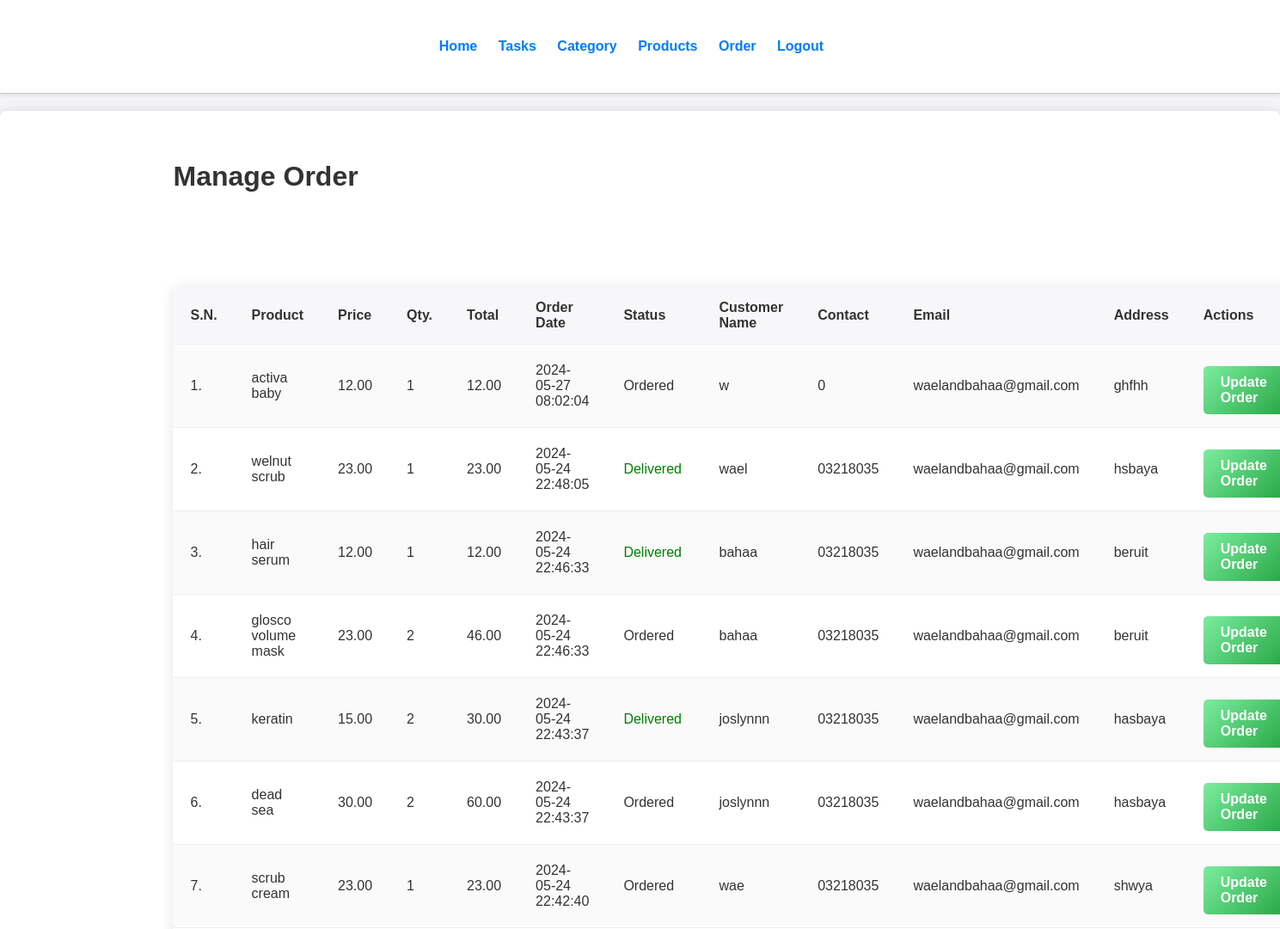
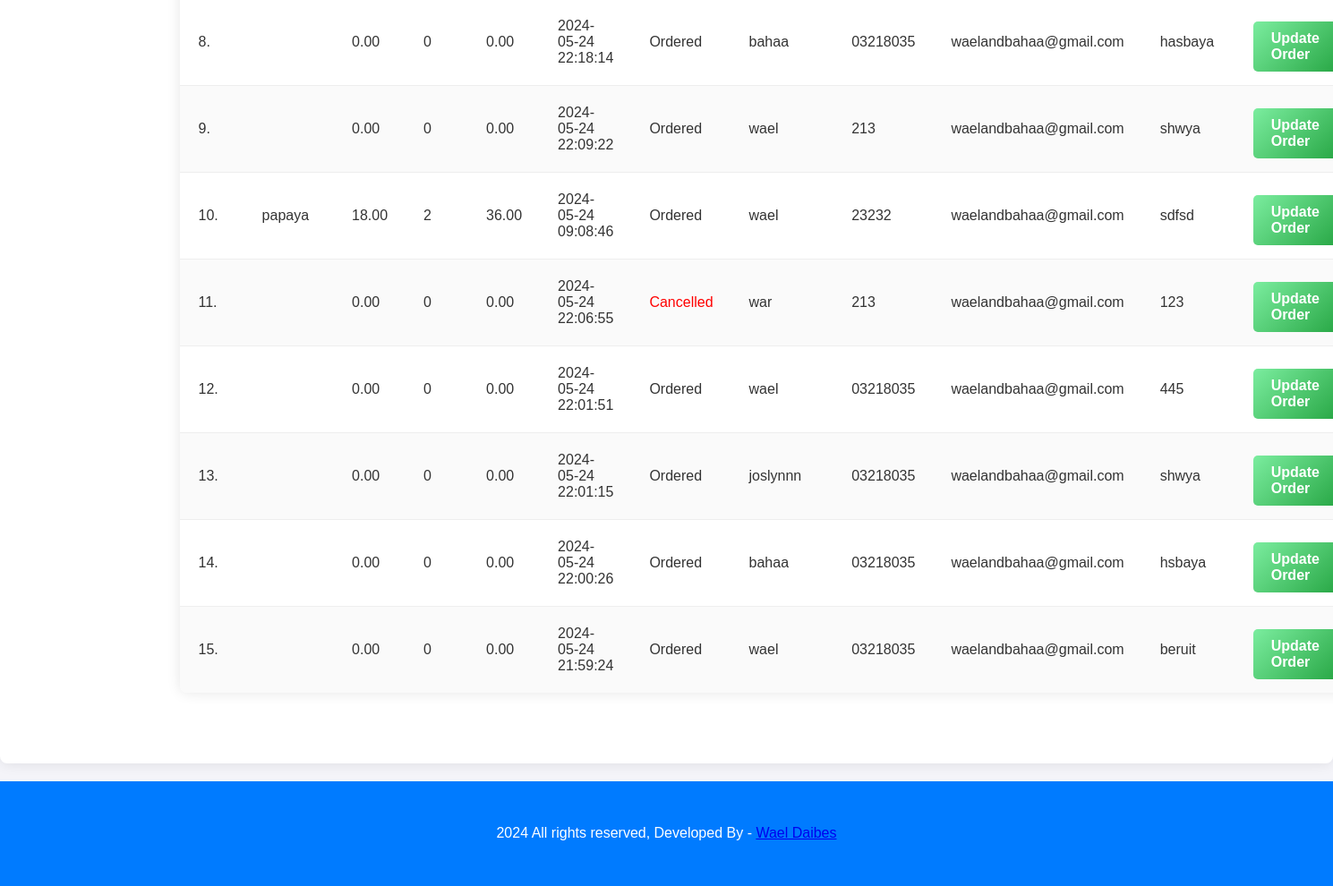
Page /employee/manage-order.php (signed in) on the committed database (2 pictures, top to bottom).
### tables this page shows
CREATE TABLE `tbl_order` (
  `id` int(10) UNSIGNED NOT NULL,
  `product` varchar(150) NOT NULL,
  `price` decimal(10,2) NOT NULL,
  `qty` int(11) NOT NULL,
  `total` decimal(10,2) NOT NULL,
  `order_date` datetime NOT NULL,
  `status` varchar(50) NOT NULL,
  `customer_name` varchar(150) NOT NULL,
  `customer_contact` varchar(20) NOT NULL,
  `customer_email` varchar(150) NOT NULL,
  `customer_address` varchar(255) NOT NULL
);

### employee/manage-order.php (the view, shortened to what this page needs)
<?php include('partials/menu.php'); ?>
<div class="main-content">
    <div class="wrapper">
        <h1>Manage Order</h1>
                <br /><br /><br />
                <br><br>
                <table class="tbl-full">
                    <tr>
                        <th>S.N.</th>
                        <th>Product</th>
                        <th>Price</th>
                        <th>Qty.</th>
                        <th>Total</th>
                        <th>Order Date</th>
                        <th>Status</th>
                        <th>Customer Name</th>
                        <th>Contact</th>
                        <th>Email</th>
                        <th>Address</th>
                        <th>Actions</th>
                    </tr>
                    <?php
                        $sql = "SELECT * FROM tbl_order ORDER BY id DESC";
                        $res = mysqli_query($conn, $sql);
                        $count = mysqli_num_rows($res);
                        $sn = 1;
                        if($count>0)
                        {
                            while($row=mysqli_fetch_assoc($res))
                            {
                                $id = $row['id'];
                                $product = $row['product'];
                                $price = $row['price'];
                                $qty = $row['qty'];
                                $total = $row['total'];
                                $order_date = $row['order_date'];
                                $status = $row['status'];
                                $customer_name = $row['customer_name'];
                                $customer_contact = $row['customer_contact'];
                                $customer_email = $row['customer_email'];
                                $customer_address = $row['customer_address'];
                                ?>
                                    <tr>
                                        <td><?php echo $sn++; ?>. </td>
                                        <td><?php echo $product; ?></td>
                                        <td><?php echo $price; ?></td>
                                        <td><?php echo $qty; ?></td>
                                        <td><?php echo $total; ?></td>
                                        <td><?php echo $order_date; ?></td>
                                        <td>
                                            <?php
                                                if($status=="Ordered")
                                                {
                                                    echo "<label>$status</label>";
                                                }
                                                elseif($status=="On Delivery")
                                                {
                                                    echo "<label style='color: orange;'>$status</label>";
                                                }
                                                elseif($status=="Delivered")
                                                {
                                                    echo "<label style='color: green;'>$status</label>";
                                                }
                                                elseif($status=="Cancelled")
                                                {
                                                    echo "<label style='color: red;'>$status</label>";
                                                }
                                            ?>
                                        </td>
                                        <td><?php echo $customer_name; ?></td>
                                        <td><?php echo $customer_contact; ?></td>
                                        <td><?php echo $customer_email; ?></td>
                                        <td><?php echo $customer_address; ?></td>
                                        <td>
                                            <a href="<?php echo SITEURL; ?>admin/update-order.php?id=<?php echo $id; ?>" class="btn-secondary">Update Order</a>
                                        </td>
                                    </tr>
                                <?php
                            }
                        }
                        else
                        {
                            echo "<tr><td colspan='12' class='error'>Orders not Available</td></tr>";
                        }
                    ?>
                </table>
    </div>
</div>
<?php include('partials/footer.php'); ?>

### css/admin.css (style rules this page uses)
* { margin: 0; padding: 0; font-family: 'Arial', sans-serif; box-sizing: border-box; }
body { background-color: #f4f4f9; color: #333; }
.wrapper { padding: 2%; width: 80%; margin: 0 auto; }
.tbl-full { width: 100%; border-collapse: collapse; margin: 20px 0; background: #fff; box-shadow: 0 0 15px rgba(0, 0, 0, 0.1); border-radius: 8px; overflow: hidden; }
table tr th, table tr td { padding: 15px 20px; border-bottom: 1px solid #eee; text-align: left; }
table tr th { background-color: #f7f7f9; font-weight: bold; color: #333; }
table tr:nth-of-type(even) { background-color: #fafafa; }
table tr:last-child td { border-bottom: none; }
.btn-primary, .btn-secondary, .btn-danger { padding: 10px 20px; color: white; text-decoration: none; font-weight: bold; border-radius: 5px; transition: all 0.3s ease; display: inline-block; margin-top: 10px; }
.btn-secondary { background: linear-gradient(135deg, #7bed9f, #28a745); }
.main-content { margin: 20px 0; background-color: #fff; padding: 30px; border-radius: 8px; box-shadow: 0 0 15px rgba(0, 0, 0, 0.1); }

### rows in the picture
tbl_order: product "activa baby", price "12.00", qty "1", total "12.00", order_date "2024-05-27 08:02:04", status "Ordered", customer_name "w", customer_contact "0", customer_email "waelandbahaa@gmail.com", customer_address "ghfhh"
tbl_order: product "welnut scrub", price "23.00", qty "1", total "23.00", order_date "2024-05-24 22:48:05", status "Delivered", customer_name "wael", customer_contact "03218035", customer_email "waelandbahaa@gmail.com", customer_address "hsbaya"
tbl_order: product "hair serum", price "12.00", qty "1", total "12.00", order_date "2024-05-24 22:46:33", status "Delivered", customer_name "bahaa", customer_contact "03218035", customer_email "waelandbahaa@gmail.com", customer_address "beruit"
tbl_order: product "glosco volume mask", price "23.00", qty "2", total "46.00", order_date "2024-05-24 22:46:33", status "Ordered", customer_name "bahaa", customer_contact "03218035", customer_email "waelandbahaa@gmail.com", customer_address "beruit"
tbl_order: product "keratin", price "15.00", qty "2", total "30.00", order_date "2024-05-24 22:43:37", status "Delivered", customer_name "joslynnn", customer_contact "03218035", customer_email "waelandbahaa@gmail.com", customer_address "hasbaya"
tbl_order: product "dead sea", price "30.00", qty "2", total "60.00", order_date "2024-05-24 22:43:37", status "Ordered", customer_name "joslynnn", customer_contact "03218035", customer_email "waelandbahaa@gmail.com", customer_address "hasbaya"
tbl_order: product "scrub cream", price "23.00", qty "1", total "23.00", order_date "2024-05-24 22:42:40", status "Ordered", customer_name "wae", customer_contact "03218035", customer_email "waelandbahaa@gmail.com", customer_address "shwya"
tbl_order: price "0.00", qty "0", total "0.00", order_date "2024-05-24 22:18:14", status "Ordered", customer_name "bahaa", customer_contact "03218035", customer_email "waelandbahaa@gmail.com", customer_address "hasbaya"
tbl_order: price "0.00", qty "0", total "0.00", order_date "2024-05-24 22:09:22", status "Ordered", customer_name "wael", customer_contact "213", customer_email "waelandbahaa@gmail.com", customer_address "shwya"
tbl_order: product "papaya", price "18.00", qty "2", total "36.00", order_date "2024-05-24 09:08:46", status "Ordered", customer_name "wael", customer_contact "23232", customer_email "waelandbahaa@gmail.com", customer_address "sdfsd"
tbl_order: price "0.00", qty "0", total "0.00", order_date "2024-05-24 22:06:55", status "Cancelled", customer_name "war", customer_contact "213", customer_email "waelandbahaa@gmail.com", customer_address "123"
tbl_order: price "0.00", qty "0", total "0.00", order_date "2024-05-24 22:01:51", status "Ordered", customer_name "wael", customer_contact "03218035", customer_email "waelandbahaa@gmail.com", customer_address "445"
tbl_order: price "0.00", qty "0", total "0.00", order_date "2024-05-24 22:01:15", status "Ordered", customer_name "joslynnn", customer_contact "03218035", customer_email "waelandbahaa@gmail.com", customer_address "shwya"
tbl_order: price "0.00", qty "0", total "0.00", order_date "2024-05-24 22:00:26", status "Ordered", customer_name "bahaa", customer_contact "03218035", customer_email "waelandbahaa@gmail.com", customer_address "hsbaya"
tbl_order: price "0.00", qty "0", total "0.00", order_date "2024-05-24 21:59:24", status "Ordered", customer_name "wael", customer_contact "03218035", customer_email "waelandbahaa@gmail.com", customer_address "beruit"
